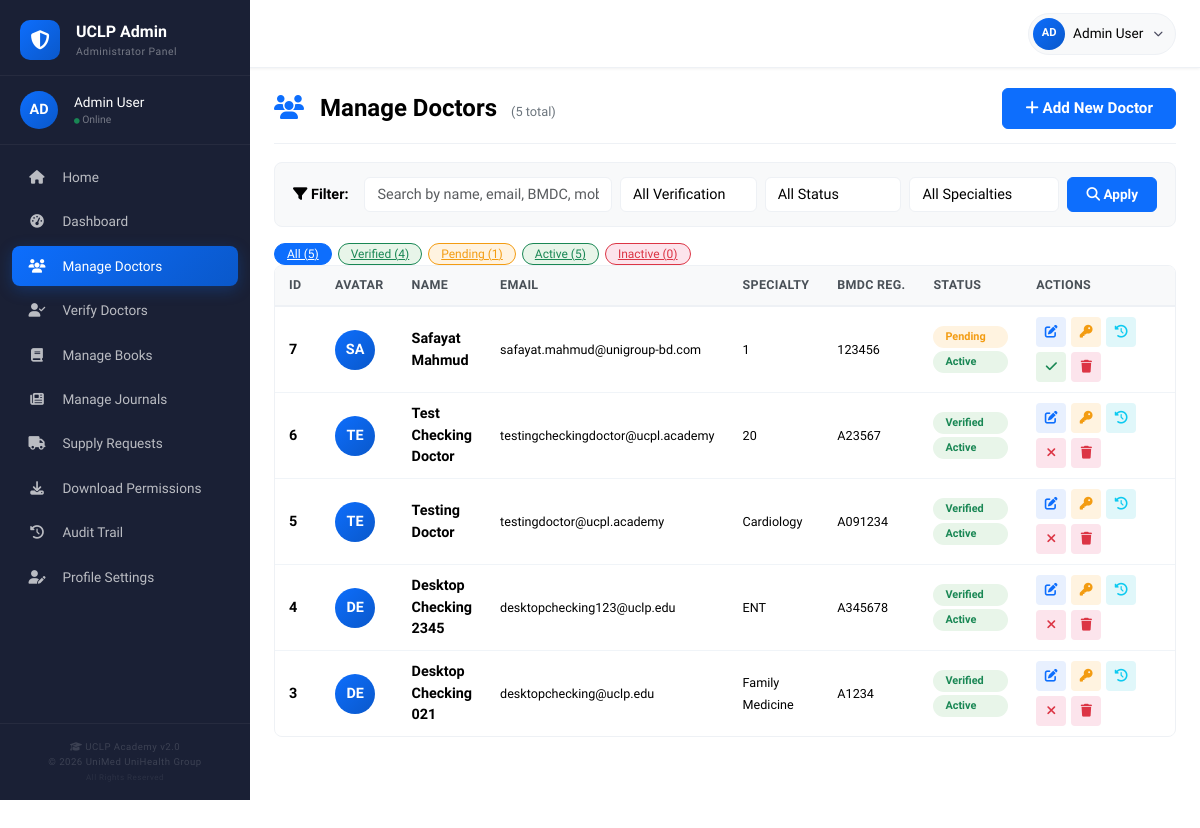
/admin/manage_doctors.php (signed in), run on the app's committed database.
### tables this page shows
CREATE TABLE `users` (
  `id` int(11) NOT NULL,
  `user_type` enum('doctor','admin','editor') NOT NULL DEFAULT 'doctor',
  `name` varchar(100) NOT NULL,
  `bmdc_reg_no` varchar(50) DEFAULT NULL,
  `specialty` varchar(100) DEFAULT NULL,
  `hospital_institute` varchar(200) DEFAULT NULL,
  `mobile` varchar(20) DEFAULT NULL,
  `email` varchar(100) NOT NULL,
  `password` varchar(255) NOT NULL,
  `profile_image` varchar(255) DEFAULT 'default.jpg',
  `is_verified` tinyint(1) DEFAULT 0,
  `is_active` tinyint(1) DEFAULT 1,
  `download_limit` int(11) DEFAULT 2,
  `created_at` timestamp NOT NULL DEFAULT current_timestamp(),
  `updated_at` timestamp NULL DEFAULT NULL ON UPDATE current_timestamp()
);

### admin/manage_doctors.php (the view, shortened to what this page needs)
<?php
$db = Database::getInstance()->getConnection();
$searchQuery = isset($_GET['search']) ? sanitize($_GET['search']) : '';
$verificationFilter = isset($_GET['verification']) ? sanitize($_GET['verification']) : '';
$statusFilter = isset($_GET['status']) ? sanitize($_GET['status']) : '';
$specialtyFilter = isset($_GET['specialty']) ? sanitize($_GET['specialty']) : '';
$page = isset($_GET['page']) ? intval($_GET['page']) : 1;
$perPage = 10;
$offset = ($page - 1) * $perPage;
$whereConditions = ["user_type = 'doctor'"];
$params = [];
$types = "";
$whereClause = "WHERE " . implode(" AND ", $whereConditions);
$countSql = "SELECT COUNT(*) as total FROM users $whereClause";
$countStmt = $db->prepare($countSql);
$countStmt->execute();
$totalResult = $countStmt->get_result();
$totalDoctors = $totalResult->fetch_assoc()['total'];
$sql = "SELECT * FROM users $whereClause ORDER BY created_at DESC LIMIT ? OFFSET ?";
$params[] = $perPage;
$params[] = $offset;
$types .= "ii";
$stmt = $db->prepare($sql);
$stmt->bind_param($types, ...$params);
$stmt->execute();
$doctors = $stmt->get_result()->fetch_all(MYSQLI_ASSOC);
$statusCounts = [
    'total' => $totalDoctors,
    'verified' => $db->query("SELECT COUNT(*) as count FROM users WHERE user_type = 'doctor' AND is_verified = 1")->fetch_assoc()['count'],
    'pending' => $db->query("SELECT COUNT(*) as count FROM users WHERE user_type = 'doctor' AND is_verified = 0")->fetch_assoc()['count'],
    'active' => $db->query("SELECT COUNT(*) as count FROM users WHERE user_type = 'doctor' AND is_active = 1")->fetch_assoc()['count'],
    'inactive' => $db->query("SELECT COUNT(*) as count FROM users WHERE user_type = 'doctor' AND is_active = 0")->fetch_assoc()['count'],
];
?>
<!DOCTYPE html>
<html lang="en">
<head>
    <link href="https://cdn.jsdelivr.net/npm/bootstrap@5.3.0/dist/css/bootstrap.min.css" rel="stylesheet">
    <link rel="stylesheet" href="https://cdnjs.cloudflare.com/ajax/libs/font-awesome/6.4.0/css/all.min.css">
</head>
<body>
    <?php include __DIR__ . '/../includes/admin_nav.php'; ?>
    <div class="container-fluid">
        <div class="row">
            <?php include __DIR__ . '/../includes/admin_sidebar.php'; ?>
            <main class="main-content">
                <div class="page-header">
                    <h1>
                        <i class="fas fa-users"></i> Manage Doctors
                        <span style="font-size: 0.8rem; font-weight: 400; color: #6c757d; margin-left: 8px;">
                            (<?php echo $totalDoctors; ?> total)
                        </span>
                    </h1>
                    <button class="btn btn-primary btn-add" data-bs-toggle="modal" data-bs-target="#addDoctorModal">
                        <i class="fas fa-plus"></i> Add New Doctor
                    </button>
                </div>
                <div class="filter-section">
                    <span class="filter-label"><i class="fas fa-filter"></i> Filter:</span>
                    <div class="filter-group">
                        <form method="GET" action="" class="d-flex flex-wrap gap-2" style="flex: 1;">
                            <input type="text" class="form-control" name="search" placeholder="Search by name, email, BMDC, mobile..." value="<?php echo htmlspecialchars($searchQuery); ?>" style="flex: 2; min-width: 180px;">
                            <select class="form-select" name="verification" style="flex: 1; min-width: 130px;">
                                <option value="">All Verification</option>
                            </select>
                            <select class="form-select" name="status" style="flex: 1; min-width: 120px;">
                                <option value="">All Status</option>
                            </select>
                            <select class="form-select" name="specialty" style="flex: 1; min-width: 150px;">
                                <option value="">All Specialties</option>
                            </select>
                            <button type="submit" class="btn btn-primary btn-filter">
                                <i class="fas fa-search"></i> Apply
                            </button>
                        </form>
                    </div>
                </div>
                <div class="filter-badges">
                    <a href="manage_doctors.php" class="badge badge-all <?php echo (empty($searchQuery) && $verificationFilter === '' && $statusFilter === '' && empty($specialtyFilter)) ? 'active' : ''; ?>">
                        All (<?php echo $statusCounts['total']; ?>)
                    </a>
                    <a href="?verification=1<?php echo !empty($searchQuery) ? '&search=' . urlencode($searchQuery) : ''; ?><?php echo $statusFilter !== '' ? '&status=' . urlencode($statusFilter) : ''; ?><?php echo !empty($specialtyFilter) ? '&specialty=' . urlencode($specialtyFilter) : ''; ?>"
                       class="badge badge-verified <?php echo $verificationFilter === '1' ? 'active' : ''; ?>">
                        Verified (<?php echo $statusCounts['verified']; ?>)
                    </a>
                    <a href="?verification=0<?php echo !empty($searchQuery) ? '&search=' . urlencode($searchQuery) : ''; ?><?php echo $statusFilter !== '' ? '&status=' . urlencode($statusFilter) : ''; ?><?php echo !empty($specialtyFilter) ? '&specialty=' . urlencode($specialtyFilter) : ''; ?>"
                       class="badge badge-pending <?php echo $verificationFilter === '0' ? 'active' : ''; ?>">
                        Pending (<?php echo $statusCounts['pending']; ?>)
                    </a>
                    <a href="?status=1<?php echo !empty($searchQuery) ? '&search=' . urlencode($searchQuery) : ''; ?><?php echo $verificationFilter !== '' ? '&verification=' . urlencode($verificationFilter) : ''; ?><?php echo !empty($specialtyFilter) ? '&specialty=' . urlencode($specialtyFilter) : ''; ?>"
                       class="badge badge-active <?php echo $statusFilter === '1' ? 'active' : ''; ?>">
                        Active (<?php echo $statusCounts['active']; ?>)
                    </a>
                    <a href="?status=0<?php echo !empty($searchQuery) ? '&search=' . urlencode($searchQuery) : ''; ?><?php echo $verificationFilter !== '' ? '&verification=' . urlencode($verificationFilter) : ''; ?><?php echo !empty($specialtyFilter) ? '&specialty=' . urlencode($specialtyFilter) : ''; ?>"
                       class="badge badge-inactive <?php echo $statusFilter === '0' ? 'active' : ''; ?>">
                        Inactive (<?php echo $statusCounts['inactive']; ?>)
                    </a>
                </div>
                <div class="table-card">
                    <div class="table-body">
                        <table>
                            <thead>
                                <tr>
                                    <th style="width: 50px;">ID</th>
                                    <th style="width: 55px;">Avatar</th>
                                    <th>Name</th>
                                    <th>Email</th>
                                    <th>Specialty</th>
                                    <th>BMDC Reg.</th>
                                    <th style="width: 110px;">Status</th>
                                    <th style="width: 200px;">Actions</th>
                                </tr>
                            </thead>
                            <tbody>
                                <?php if (empty($doctors)): ?>
                                <tr>
                                    <td colspan="8" class="text-center py-4" style="color: #6c757d; font-family: 'Cambria', Georgia, serif; font-size: 0.95rem;">
                                        <i class="fas fa-inbox fa-3x d-block mb-3" style="color: #dee2e6;"></i>
                                        <?php if (!empty($searchQuery) || $verificationFilter !== '' || $statusFilter !== '' || !empty($specialtyFilter)): ?>
                                            No doctors match your filter criteria.
                                        <?php else: ?>
                                            No doctors found. Click "Add New Doctor" to get started.
                                        <?php endif; ?>
                                    </td>
                                </tr>
                                <?php else: ?>
                                <?php foreach ($doctors as $doctor): ?>
                                <tr>
                                    <td><strong><?php echo $doctor['id']; ?></strong></td>
                                    <td>
                                        <div class="doctor-avatar">
                                            <?php echo strtoupper(substr($doctor['name'], 0, 2)); ?>
                                        </div>
                                    </td>
                                    <td><strong><?php echo htmlspecialchars($doctor['name']); ?></strong></td>
                                    <td><small><?php echo htmlspecialchars($doctor['email']); ?></small></td>
                                    <td><small><?php echo htmlspecialchars($doctor['specialty'] ?? 'N/A'); ?></small></td>
                                    <td><small><?php echo htmlspecialchars($doctor['bmdc_reg_no'] ?? 'N/A'); ?></small></td>
                                    <td>
                                        <div style="display: flex; flex-direction: column; gap: 3px;">
                                            <span class="status-badge <?php echo $doctor['is_verified'] ? 'verified' : 'pending'; ?>">
                                                <?php echo $doctor['is_verified'] ? 'Verified' : 'Pending'; ?>
                                            </span>
                                            <span class="status-badge <?php echo $doctor['is_active'] ? 'active' : 'inactive'; ?>">
                                                <?php echo $doctor['is_active'] ? 'Active' : 'Inactive'; ?>
                                            </span>
                                        </div>
                                    </td>
                                    <td>
                                        <div class="action-group">
                                            <button class="action-btn edit" onclick="editDoctor(<?php echo $doctor['id']; ?>)" title="Edit">
                                                <i class="fas fa-edit"></i>
                                            </button>
                                            <button class="action-btn key" onclick="changePassword(<?php echo $doctor['id']; ?>)" title="Change Password">
                                                <i class="fas fa-key"></i>
                                            </button>
                                            <button class="action-btn history" onclick="viewActivities(<?php echo $doctor['id']; ?>)" title="View Activities">
                                                <i class="fas fa-history"></i>
                                            </button>
                                            <form method="POST" action="" class="d-inline" onsubmit="return confirm('Are you sure you want to change verification status?')">
                                                <button type="submit" name="verify_doctor" class="action-btn <?php echo $doctor['is_verified'] ? 'revoke' : 'verify'; ?>" title="<?php echo $doctor['is_verified'] ? 'Revoke Verification' : 'Verify Doctor'; ?>">
                                                    <i class="fas fa-<?php echo $doctor['is_verified'] ? 'times' : 'check'; ?>"></i>
                                                </button>
                                            </form>
                                            <a href="?delete=1&id=<?php echo $doctor['id']; ?><?php echo !empty($searchQuery) ? '&search=' . urlencode($searchQuery) : ''; ?><?php echo $verificationFilter !== '' ? '&verification=' . urlencode($verificationFilter) : ''; ?><?php echo $statusFilter !== '' ? '&status=' . urlencode($statusFilter) : ''; ?><?php echo !empty($specialtyFilter) ? '&specialty=' . urlencode($specialtyFilter) : ''; ?><?php echo $page > 1 ? '&page=' . $page : ''; ?>"
                                               class="action-btn delete" onclick="return confirm('Are you sure you want to delete this doctor?')" title="Delete">
                                                <i class="fas fa-trash"></i>
                                            </a>
                                        </div>
                                    </td>
                                </tr>
                                <?php endforeach; ?>
                                <?php endif; ?>
                            </tbody>
                        </table>
                    </div>
                </div>
            </main>
        </div>
    </div>
</body>
</html>

### data on the page
users: id "7", name "SA", name "Safayat Mahmud", email "safayat.mahmud@unigroup-bd.com", specialty "1", bmdc_reg_no "123456", is_verified "Pending", is_active "Active"
users: id "6", name "TE", name "Test Checking Doctor", email "testingcheckingdoctor@ucpl.academy", specialty "20", bmdc_reg_no "A23567", is_verified "Verified", is_active "Active"
users: id "5", name "TE", name "Testing Doctor", email "testingdoctor@ucpl.academy", specialty "Cardiology", bmdc_reg_no "A091234", is_verified "Verified", is_active "Active"
users: id "4", name "DE", name "Desktop Checking 2345", email "desktopchecking123@uclp.edu", specialty "ENT", bmdc_reg_no "A345678", is_verified "Verified", is_active "Active"
users: id "3", name "DE", name "Desktop Checking 021", email "desktopchecking@uclp.edu", specialty "Family Medicine", bmdc_reg_no "A1234", is_verified "Verified", is_active "Active"

### other printed values
substr($_SESSION['user_name'] ?? 'A', 0, 2) "AD"
$_SESSION['user_name'] "Admin User"
$totalDoctors "5"
$statusCounts['total'] "5"
$statusCounts['verified'] "4"
$statusCounts['pending'] "1"
$statusCounts['active'] "5"
$statusCounts['inactive'] "0"
